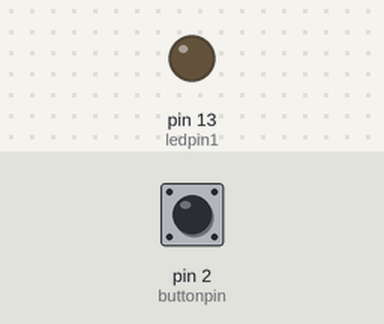
A sketch run on a simulated Arduino Uno, built with avr-gcc and run on an emulated ATmega328P. Shown: output pins drawn as LEDs (lit = HIGH). The test bench sets the inputs (shaded band); at power-on: pin 2 (buttonpin) LOW.

Above: at 1.2 s.
1.3 s: pin 2 (buttonpin) pulled HIGH for 0.15 s
At 1.37 s:
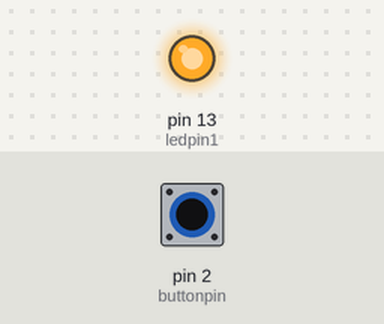
2.9 s: pin 2 (buttonpin) pulled HIGH for 3.2 s
At 6.6 s:
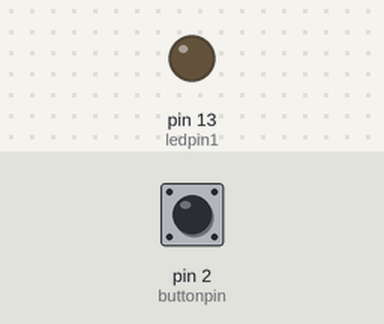
Timing chart, 0 to 8.1 s (numbered marks = the images above; inputs shaded):
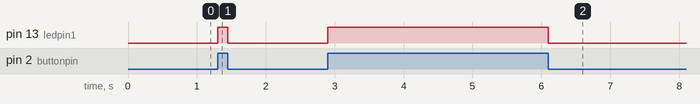

The sketch:

PUSH_BUTTON_LED.ino
```cpp
// C++ code
//
int ledpin1=13;
int buttonpin=2;
void setup()
{
  pinMode(ledpin1, OUTPUT);
  pinMode(buttonpin,INPUT);
}

void loop()
{
    int kal=0;
  kal=digitalRead(buttonpin);
  if(kal==HIGH)
  { digitalWrite(ledpin1,HIGH);
  }
  else
  {
    digitalWrite(ledpin1,LOW);
  }
}
```

Measured:
- after the input at 1.3 s, pin 13 (ledpin1): LOW → HIGH at once, → LOW 0.15 s later
- after the input at 2.9 s, pin 13 (ledpin1): LOW → HIGH at once, → LOW 3.2 s later
